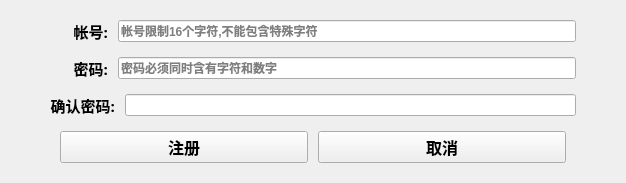
<?xml version="1.0" encoding="UTF-8"?>
<ui version="4.0">
 <class>zjhRegisterWindow</class>
 <widget class="QWidget" name="zjhRegisterWindow">
  <property name="geometry">
   <rect>
    <x>0</x>
    <y>0</y>
    <width>626</width>
    <height>312</height>
   </rect>
  </property>
  <property name="baseSize">
   <size>
    <width>550</width>
    <height>300</height>
   </size>
  </property>
  <property name="font">
   <font>
    <pointsize>11</pointsize>
   </font>
  </property>
  <property name="windowTitle">
   <string>注册帐号</string>
  </property>
  <property name="autoFillBackground">
   <bool>true</bool>
  </property>
  <layout class="QVBoxLayout" name="verticalLayout">
   <property name="spacing">
    <number>2</number>
   </property>
   <property name="sizeConstraint">
    <enum>QLayout::SetMaximumSize</enum>
   </property>
   <property name="leftMargin">
    <number>20</number>
   </property>
   <property name="topMargin">
    <number>20</number>
   </property>
   <property name="rightMargin">
    <number>20</number>
   </property>
   <property name="bottomMargin">
    <number>20</number>
   </property>
   <item>
    <layout class="QHBoxLayout" name="horizontalLayout">
     <property name="spacing">
      <number>10</number>
     </property>
     <property name="sizeConstraint">
      <enum>QLayout::SetFixedSize</enum>
     </property>
     <property name="leftMargin">
      <number>30</number>
     </property>
     <property name="topMargin">
      <number>0</number>
     </property>
     <property name="rightMargin">
      <number>30</number>
     </property>
     <property name="bottomMargin">
      <number>0</number>
     </property>
     <item>
      <widget class="QLabel" name="registerLabel1">
       <property name="font">
        <font>
         <family>微软雅黑 Light</family>
         <pointsize>11</pointsize>
         <bold>true</bold>
        </font>
       </property>
       <property name="text">
        <string>      帐号:</string>
       </property>
       <property name="alignment">
        <set>Qt::AlignRight|Qt::AlignTrailing|Qt::AlignVCenter</set>
       </property>
      </widget>
     </item>
     <item>
      <widget class="QLineEdit" name="registerLineText1">
       <property name="font">
        <font>
         <family>MS UI Gothic</family>
         <pointsize>9</pointsize>
         <bold>true</bold>
        </font>
       </property>
       <property name="placeholderText">
        <string>帐号限制16个字符,不能包含特殊字符</string>
       </property>
      </widget>
     </item>
    </layout>
   </item>
   <item>
    <spacer name="verticalSpacer">
     <property name="orientation">
      <enum>Qt::Vertical</enum>
     </property>
     <property name="sizeType">
      <enum>QSizePolicy::Fixed</enum>
     </property>
     <property name="sizeHint" stdset="0">
      <size>
       <width>20</width>
       <height>12</height>
      </size>
     </property>
    </spacer>
   </item>
   <item>
    <layout class="QHBoxLayout" name="horizontalLayout_2">
     <property name="spacing">
      <number>10</number>
     </property>
     <property name="sizeConstraint">
      <enum>QLayout::SetFixedSize</enum>
     </property>
     <property name="leftMargin">
      <number>30</number>
     </property>
     <property name="rightMargin">
      <number>30</number>
     </property>
     <property name="bottomMargin">
      <number>0</number>
     </property>
     <item>
      <widget class="QLabel" name="registerLabel2">
       <property name="font">
        <font>
         <family>微软雅黑 Light</family>
         <pointsize>11</pointsize>
         <bold>true</bold>
        </font>
       </property>
       <property name="text">
        <string>      密码:</string>
       </property>
       <property name="alignment">
        <set>Qt::AlignRight|Qt::AlignTrailing|Qt::AlignVCenter</set>
       </property>
      </widget>
     </item>
     <item>
      <widget class="QLineEdit" name="registerLineText2">
       <property name="font">
        <font>
         <family>MS UI Gothic</family>
         <pointsize>9</pointsize>
         <bold>true</bold>
        </font>
       </property>
       <property name="echoMode">
        <enum>QLineEdit::Password</enum>
       </property>
       <property name="placeholderText">
        <string>密码必须同时含有字符和数字</string>
       </property>
      </widget>
     </item>
    </layout>
   </item>
   <item>
    <spacer name="verticalSpacer_2">
     <property name="orientation">
      <enum>Qt::Vertical</enum>
     </property>
     <property name="sizeType">
      <enum>QSizePolicy::Fixed</enum>
     </property>
     <property name="sizeHint" stdset="0">
      <size>
       <width>20</width>
       <height>12</height>
      </size>
     </property>
    </spacer>
   </item>
   <item>
    <layout class="QHBoxLayout" name="horizontalLayout_3">
     <property name="spacing">
      <number>10</number>
     </property>
     <property name="sizeConstraint">
      <enum>QLayout::SetFixedSize</enum>
     </property>
     <property name="leftMargin">
      <number>30</number>
     </property>
     <property name="rightMargin">
      <number>30</number>
     </property>
     <item>
      <widget class="QLabel" name="registerLabel3">
       <property name="font">
        <font>
         <family>微软雅黑 Light</family>
         <pointsize>11</pointsize>
         <bold>true</bold>
        </font>
       </property>
       <property name="text">
        <string>确认密码:</string>
       </property>
       <property name="alignment">
        <set>Qt::AlignRight|Qt::AlignTrailing|Qt::AlignVCenter</set>
       </property>
      </widget>
     </item>
     <item>
      <widget class="QLineEdit" name="registerLineText3">
       <property name="font">
        <font>
         <family>MS UI Gothic</family>
         <pointsize>9</pointsize>
         <bold>true</bold>
        </font>
       </property>
       <property name="echoMode">
        <enum>QLineEdit::Password</enum>
       </property>
      </widget>
     </item>
    </layout>
   </item>
   <item>
    <spacer name="verticalSpacer_3">
     <property name="orientation">
      <enum>Qt::Vertical</enum>
     </property>
     <property name="sizeType">
      <enum>QSizePolicy::Fixed</enum>
     </property>
     <property name="sizeHint" stdset="0">
      <size>
       <width>20</width>
       <height>12</height>
      </size>
     </property>
    </spacer>
   </item>
   <item>
    <layout class="QHBoxLayout" name="horizontalLayout_4">
     <property name="spacing">
      <number>10</number>
     </property>
     <property name="sizeConstraint">
      <enum>QLayout::SetFixedSize</enum>
     </property>
     <property name="leftMargin">
      <number>40</number>
     </property>
     <property name="rightMargin">
      <number>40</number>
     </property>
     <item>
      <widget class="QPushButton" name="okRegisterBtn">
       <property name="font">
        <font>
         <family>微软雅黑</family>
         <pointsize>12</pointsize>
         <bold>true</bold>
        </font>
       </property>
       <property name="text">
        <string>注册</string>
       </property>
      </widget>
     </item>
     <item>
      <widget class="QPushButton" name="cencelRegisterBtn">
       <property name="font">
        <font>
         <family>微软雅黑</family>
         <pointsize>12</pointsize>
         <bold>true</bold>
        </font>
       </property>
       <property name="text">
        <string>取消</string>
       </property>
      </widget>
     </item>
    </layout>
   </item>
  </layout>
 </widget>
 <resources/>
 <connections/>
</ui>
